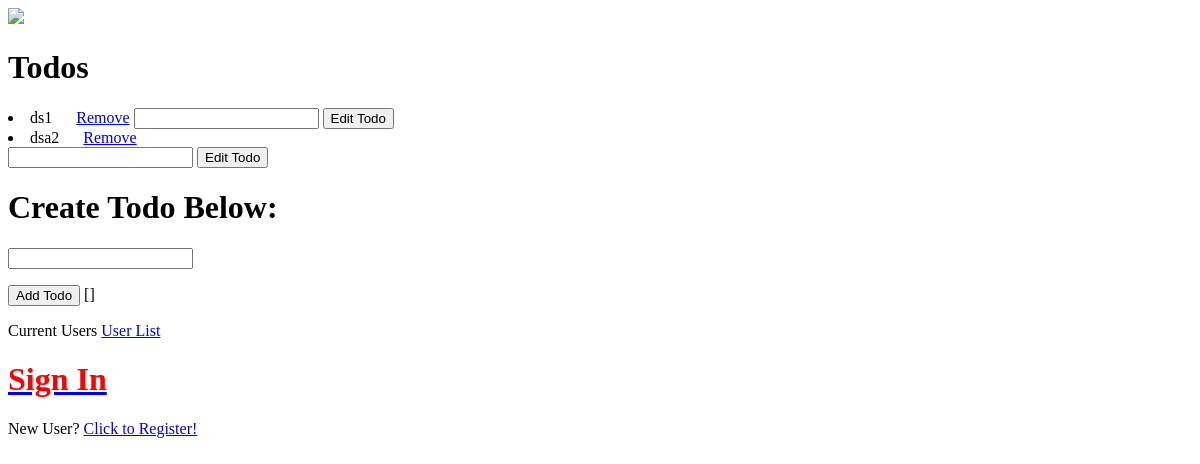
The app's page /, older data.
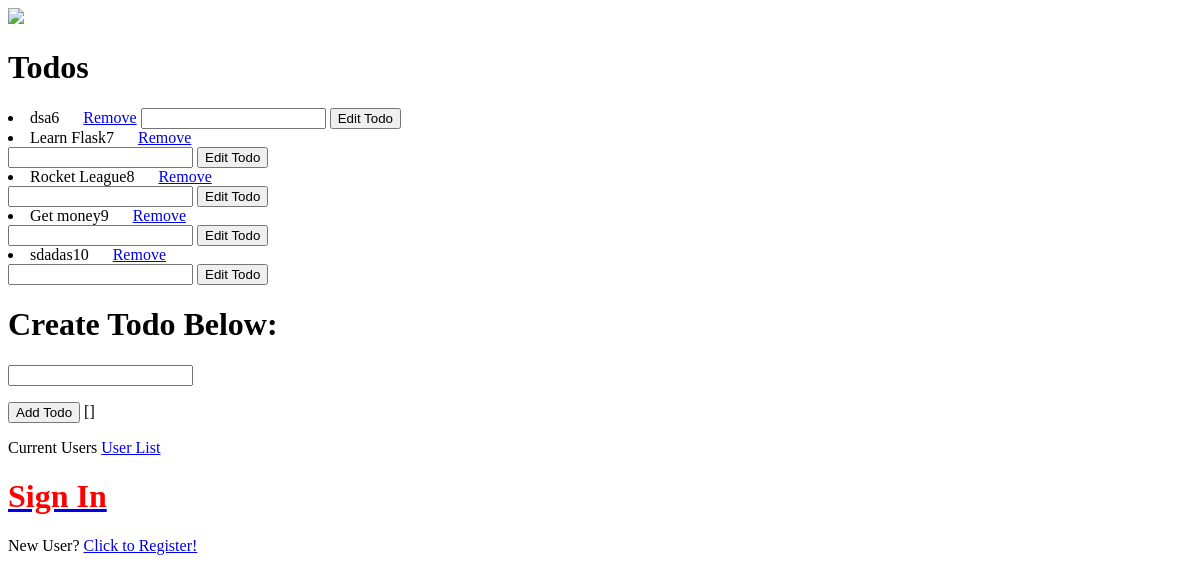
The same page, newer data.
### app.py (models this page shows)
class Todo(db.Model):
    id = db.Column(db.Integer, primary_key = True)
    todo_text = db.Column(db.String(100), index = True)

### app.py (the view, shortened to what this page needs)
@FLASK_APP.route('/', methods= ['GET','POST'])
def index():
  template_form = TodoForm()
  form=LoginForm()
  edit_form = EditForm()
  return render_template('index.html', todos=Todo.query.all(), template_form = template_form, form=form, edit_form = edit_form)

### app.py
class TodoForm(FlaskForm):
    todo= StringField('Todo', validators=[DataRequired()])
    submit = SubmitField('Add Todo')

class LoginForm(FlaskForm):
  email = StringField('Email', validators=[DataRequired()])
  password = PasswordField('Password', validators=[DataRequired()])
  remember = BooleanField('Remember Me')
  submit = SubmitField('Login')

### templates/index.html (shortened to what this page needs)
<!DOCTYPE html>
<html lang='eng'>
    <head>
    </head>
    <body>
        <img src = 'https://pbs.twimg.com/profile_images/1243806677608083456/dgTUsgBf.jpg'>
        <h1>Todos</h1>
        <form method= ['POST', 'GET']>
        {% for todo in todos %}
            <li>{{ todo.todo_text }}{{todo.id}} &emsp; <a href = "{{url_for('remove_item', id = todo.id)}}">Remove</a> <form action="{{ url_for('edit_item', id = todo.id) }}" method="post"> {{ edit_form.edited_todo() }} {{ edit_form.submit_edit() }}</form></li>
        {% endfor %}
        </form>
        <form method='POST'>
            <P>
                <h1>Create Todo Below:</h1>
                {{ template_form.todo() }}
            </P>
            <p>
                {{ template_form.submit() }}
                {{get_flashed_messages()}}
            </p>
        </form>
        <p>Current Users <a href="{{ url_for('UserList') }}">User List</a></p>
    {% if not current_user.is_authenticated %}
    <form method="POST" name="login">
        <a href="{{ url_for('login') }}"><h1 style="color:red">Sign In</h1></a>
        <p>New User? <a href="{{ url_for('register') }}">Click to Register!</a></p>
    {% endif %}
    </form>
    </body>
</html>

Row changes from the older to the newer data that the page shows:
removed Todo: todo_text "ds", id "1"
removed Todo: todo_text "dsa", id "2"
added Todo: todo_text "dsa", id "6"
added Todo: todo_text "Learn Flask", id "7"
added Todo: todo_text "Rocket League", id "8"
added Todo: todo_text "Get money", id "9"
added Todo: todo_text "sdadas", id "10"
